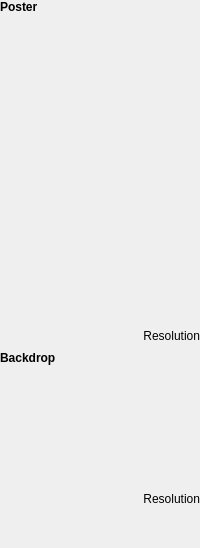
            <widget class="QWidget" name="page">
             <layout class="QVBoxLayout" name="verticalLayout_10">
              <property name="margin">
               <number>0</number>
              </property>
              <item>
               <widget class="QLabel" name="label_13">
                <property name="font">
                 <font>
                  <weight>75</weight>
                  <bold>true</bold>
                 </font>
                </property>
                <property name="text">
                 <string>Poster</string>
                </property>
               </widget>
              </item>
              <item>
               <widget class="MyLabel" name="poster">
                <property name="minimumSize">
                 <size>
                  <width>200</width>
                  <height>300</height>
                 </size>
                </property>
                <property name="maximumSize">
                 <size>
                  <width>200</width>
                  <height>300</height>
                 </size>
                </property>
                <property name="cursor">
                 <cursorShape>PointingHandCursor</cursorShape>
                </property>
                <property name="toolTip">
                 <string>Click to Change</string>
                </property>
                <property name="text">
                 <string/>
                </property>
                <property name="pixmap">
                 <pixmap resource="../MediaElch.qrc">:/img/film_reel.png</pixmap>
                </property>
                <property name="alignment">
                 <set>Qt::AlignCenter</set>
                </property>
               </widget>
              </item>
              <item>
               <layout class="QHBoxLayout" name="horizontalLayout">
                <item>
                 <widget class="QToolButton" name="buttonPreviewPoster">
                  <property name="cursor">
                   <cursorShape>PointingHandCursor</cursorShape>
                  </property>
                  <property name="toolTip">
                   <string>Full preview</string>
                  </property>
                  <property name="styleSheet">
                   <string notr="true">QToolButton {
	border: none;
}</string>
                  </property>
                  <property name="text">
                   <string/>
                  </property>
                  <property name="icon">
                   <iconset resource="../MediaElch.qrc">
                    <normaloff>:/img/zoom_in.png</normaloff>:/img/zoom_in.png</iconset>
                  </property>
                 </widget>
                </item>
                <item>
                 <widget class="QLabel" name="posterResolution">
                  <property name="toolTip">
                   <string>Resolution</string>
                  </property>
                  <property name="text">
                   <string>Resolution</string>
                  </property>
                  <property name="alignment">
                   <set>Qt::AlignRight|Qt::AlignTrailing|Qt::AlignVCenter</set>
                  </property>
                 </widget>
                </item>
               </layout>
              </item>
              <item>
               <widget class="QLabel" name="label_14">
                <property name="font">
                 <font>
                  <weight>75</weight>
                  <bold>true</bold>
                 </font>
                </property>
                <property name="text">
                 <string>Backdrop</string>
                </property>
               </widget>
              </item>
              <item>
               <widget class="MyLabel" name="backdrop">
                <property name="minimumSize">
                 <size>
                  <width>200</width>
                  <height>112</height>
                 </size>
                </property>
                <property name="maximumSize">
                 <size>
                  <width>200</width>
                  <height>112</height>
                 </size>
                </property>
                <property name="cursor">
                 <cursorShape>PointingHandCursor</cursorShape>
                </property>
                <property name="toolTip">
                 <string>Click to Change</string>
                </property>
                <property name="text">
                 <string/>
                </property>
                <property name="pixmap">
                 <pixmap resource="../MediaElch.qrc">:/img/pictures_alt.png</pixmap>
                </property>
                <property name="alignment">
                 <set>Qt::AlignCenter</set>
                </property>
               </widget>
              </item>
              <item>
               <layout class="QHBoxLayout" name="horizontalLayout_7">
                <item>
                 <widget class="QToolButton" name="buttonPreviewBackdrop">
                  <property name="cursor">
                   <cursorShape>PointingHandCursor</cursorShape>
                  </property>
                  <property name="toolTip">
                   <string>Full preview</string>
                  </property>
                  <property name="styleSheet">
                   <string notr="true">QToolButton {
	border: none;
}</string>
                  </property>
                  <property name="text">
                   <string/>
                  </property>
                  <property name="icon">
                   <iconset resource="../MediaElch.qrc">
                    <normaloff>:/img/zoom_in.png</normaloff>:/img/zoom_in.png</iconset>
                  </property>
                 </widget>
                </item>
                <item>
                 <widget class="QLabel" name="backdropResolution">
                  <property name="toolTip">
                   <string>Resolution</string>
                  </property>
                  <property name="text">
                   <string>Resolution</string>
                  </property>
                  <property name="alignment">
                   <set>Qt::AlignRight|Qt::AlignTrailing|Qt::AlignVCenter</set>
                  </property>
                 </widget>
                </item>
               </layout>
              </item>
              <item>
               <spacer name="verticalSpacer">
                <property name="orientation">
                 <enum>Qt::Vertical</enum>
                </property>
                <property name="sizeHint" stdset="0">
                 <size>
                  <width>20</width>
                  <height>40</height>
                 </size>
                </property>
               </spacer>
              </item>
             </layout>
            </widget>
